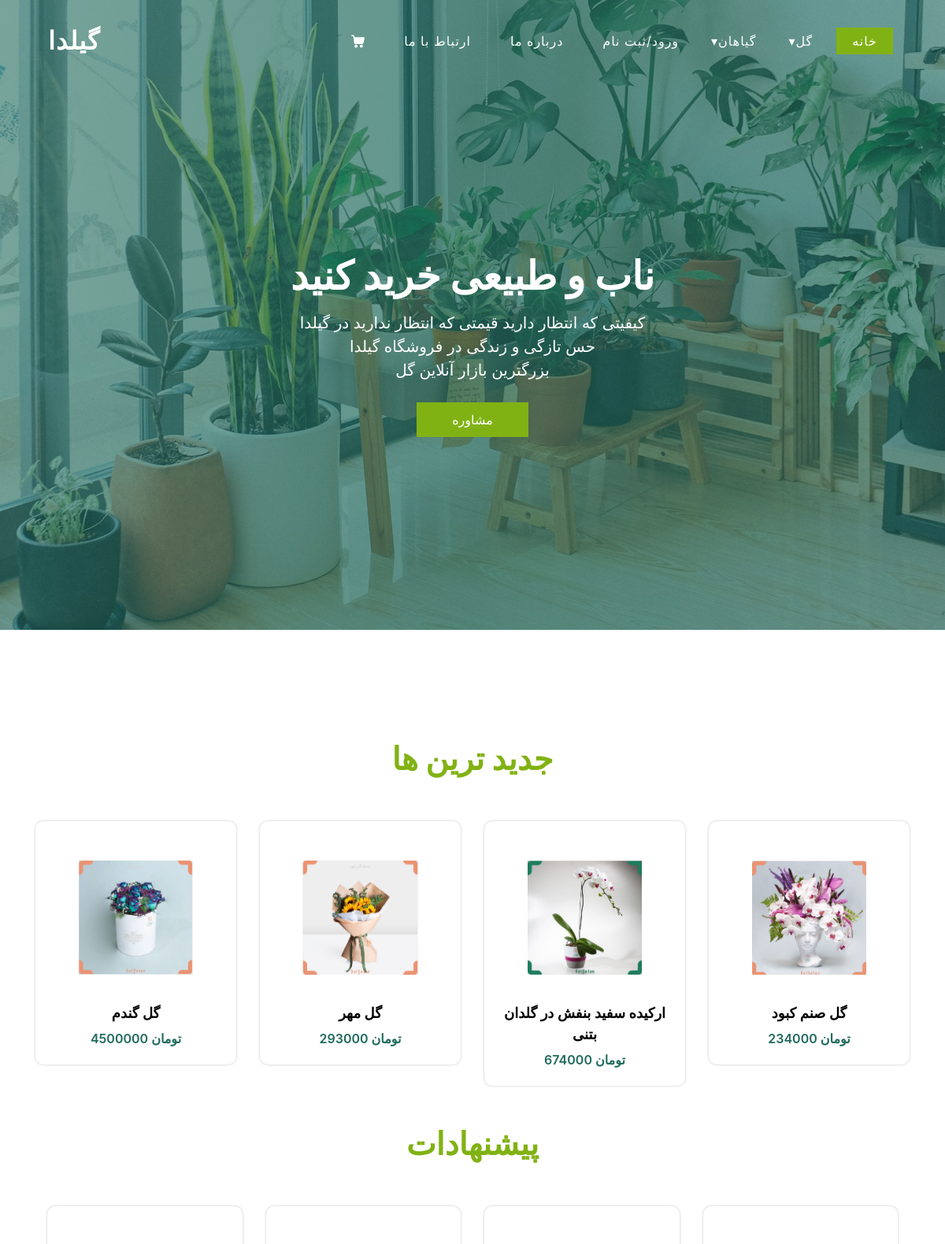
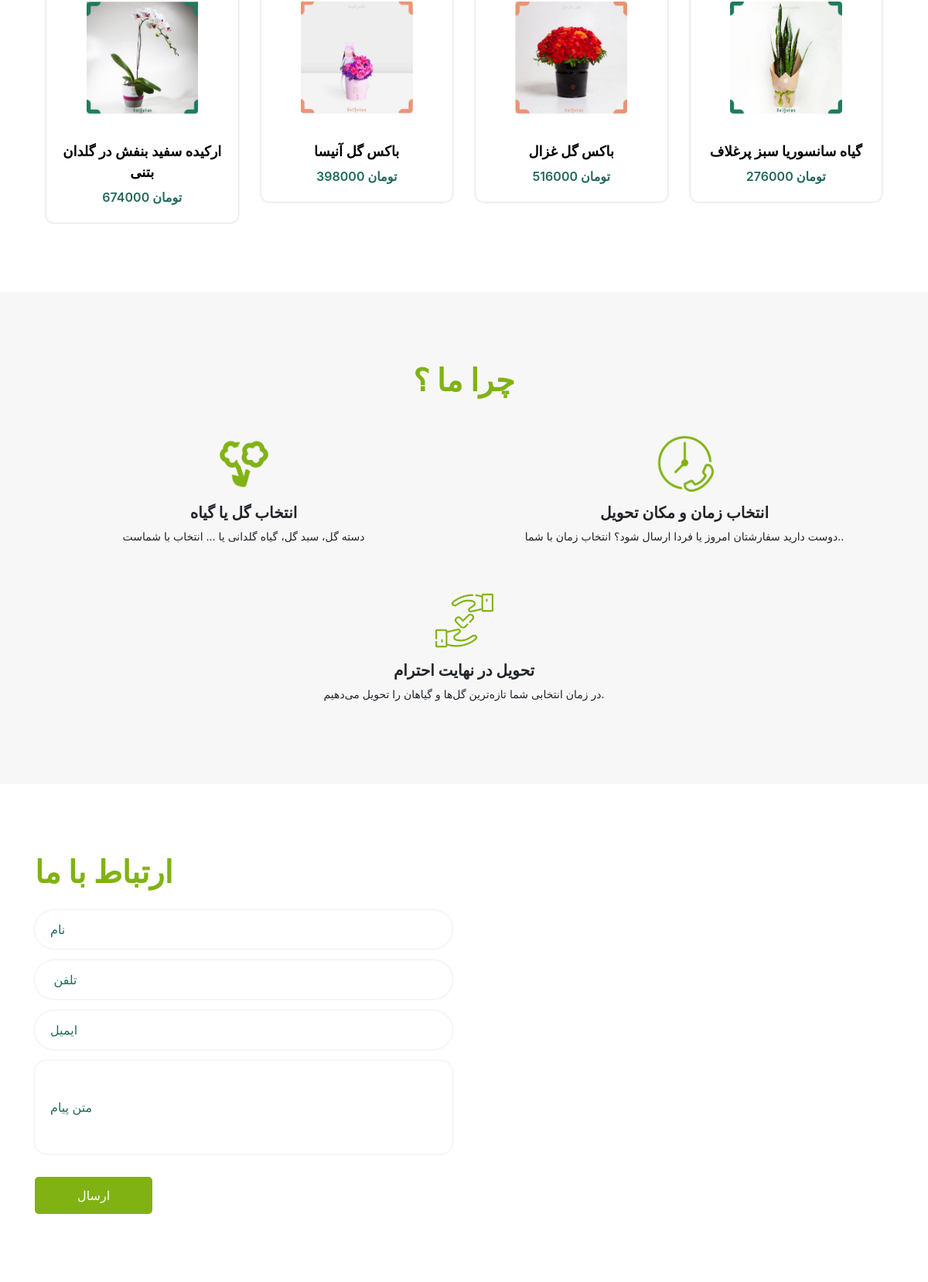
The page / (upper part) on the database its author committed (2 pictures, top to bottom).
### tables this page shows
CREATE TABLE `products` (
  `id` int(11) NOT NULL,
  `products_name` text NOT NULL,
  `products_price` int(11) NOT NULL,
  `products_desc` text NOT NULL,
  `products_image` text NOT NULL,
  `products_offer` int(11) NOT NULL,
  `type` varchar(30) DEFAULT NULL
);

### index.php (the view, shortened to what this page needs)
<?php  require_once 'config/config.php';?>
<!DOCTYPE html>
<html xmlns="http://www.w3.org/1999/html">
<head>
    <link rel="stylesheet" type="text/css" href="https://cdnjs.cloudflare.com/ajax/libs/OwlCarousel2/2.3.4/assets/owl.carousel.min.css" />
    <link  rel="stylesheet" href="css/style.css" type="text/css"/>
    <link  rel="stylesheet" href="css/rtl.css" type="text/css"/>
    <link  rel="stylesheet" href="css/responsive.css" />
    <link  rel="stylesheet" href="css/bootstrap.css"/>
    <link  rel="stylesheet" href="css/font-awesome.min.css"/>
</head>
<body>
<div class="hero_area">
    <div class="hero-bg">
        <img src="images/hero-bg.jpg"alt="">
    </div>
    <header class="header_section">
        <div class="container">
            <nav class="navbar navbar-expand-lg custom_nav-container ">
                <div class="logo">
                    <a class="navbar-brand" href="index.php">
                        <span>
                            گیلدا
                        </span>
                    </a>
                </div>
                <div class="collapse navbar-collapse" id="navbarSupportedContent">
                    <ul class="navbar-nav">
                        <li class="nav-item active">
                            <a class="nav-link" href="index.php">خانه <span class="sr-only">(current)</span> </a>
                        </li>
                        <li class="nav-item submenu" >
                            <a class="nav-link">گل</a>
                        </li>
                        <li class="nav-item submenu">
                            <a class="nav-link">گیاهان</a>
                        </li>
                        <li class="nav-item">
                            <a class="nav-link" href="users/login_users.php">ورود/ثبت نام</a>
                        </li>
                        <li class="nav-item">
                            <a class="nav-link" href="about.php"> درباره ما</a>
                        </li>
                        <li class="nav-item">
                            <a class="nav-link" href="contact.php"> ارتباط با ما</a>
                        </li>
                        <li class="nav-item ">
                            <a class="nav-link cart-link" href="users/cart.php">
                            </a>
                        </li>
                    </ul>
                </div>
            </nav>
        </div>
    </header>
    <section class="slider_section ">
        <div id="customCarousel1" class="carousel slide" data-ride="carousel">
            <div class="carousel-inner">
                <div class="carousel-item active">
                    <div class="container ">
                        <div class="row">
                            <div class="col-md-7 col-lg-6 mx-auto ">
                                <div class="detail-box">
                                    <h1>
                                        ناب و طبیعی خرید کنید
                                    </h1>
                                    <p>
                                        کیفیتی که انتظار دارید قیمتی که انتظار ندارید در گیلدا
                                        <br/>
                                        حس تازگی و زندگی در فروشگاه گیلدا
                                        <br>
                                        بزرگترین بازار آنلاین  گل
                                    </p>
                                    <div class="btn-box">
                                        <a href="Consulting.php" class="btn1">
                                            مشاوره
                                        </a>
                                    </div>
                                </div>
                            </div>
                        </div>
                    </div>
                </div>
            </div>
    </section>
</div>
<section class="plant_section layout_padding">
    <div class="container">
        <div class="heading_container heading_center">
            <h2>
                جدید ترین ها
            </h2>
        </div>
        <div class="row">
            <?php  $query=mysqli_query($db,"select * from products order by id desc limit 4");
            while ($row = mysqli_fetch_array($query))
            {?>
                <div class="col-sm-6 col-md-4 col-lg-3">
                    <div class="box">
                        <div class="img-box">
                            <img src="images/<?php echo $row['products_image'] ?>">
                        </div>
                        <div class="detail-box">
                            <a href="">
                                <?php echo $row['products_name'] ?>
                            </a>
                            <h6>
                                <?php echo "تومان". " ". $row['products_price'] ?>
                            </h6>
                        </div>
                    </div>
                </div>
            <?php }
            ?>
        </div>
    <div class="container">
        <div class="heading_container heading_center">
            <h2>
                پیشنهادات
            </h2>
        </div>
        <div class="row">
        <?php  $query=mysqli_query($db,"select * from products WHERE products_offer=1 order by id desc limit 4 ");
        while ($row = mysqli_fetch_array($query))
        {?>
                <div class="col-sm-6 col-md-4 col-lg-3">
                    <div class="box">
                        <div class="img-box">
                            <img src="images/<?php echo $row['products_image'] ?>">
                        </div>
                        <div class="detail-box">
                            <div>
                                <a href="">
                                    <?php echo $row['products_name'] ?>
                                </a>
                            </div>
                            <h6>
                                <?php echo "تومان". " " .$row['products_price']?>
                            </h6>
                        </div>
                    </div>
                </div>
        <?php }
        ?>
            </div>
    </div>
    </div>
</section>
<section class="why_section layout_padding">
    <div class="container">
        <div class="heading_container heading_center">
            <h2>
                چرا ما ؟
            </h2>
        </div>
        <div class="row">
            <div class="col-md-6 mx-auto">
                <div class="box">
                    <div class="img-box">
                        <img src="images/w4.png" alt="">
                    </div>
                    <div class="detail-box">
                        <h5>
                            انتخاب گل یا گیاه
                        </h5>
                        <p>
                            دسته گل، سبد گل، گیاه گلدانی یا ... انتخاب با شماست
                        </p>
                    </div>
                </div>
            </div>
            <div class="col-md-6 mx-auto">
                <div class="box">
                    <div class="img-box">
                        <img src="images/w5.png" alt="">
                    </div>
                    <div class="detail-box">
                        <h5>
                            انتخاب زمان و مکان تحویل
                        </h5>
                        <p>
                            دوست دارید سفارشتان امروز یا فردا ارسال شود؟ انتخاب زمان با شما..
                        </p>
                    </div>
                </div>
            </div>
            <div class="col-md-6 mx-auto">
                <div class="box">
                    <div class="img-box">
                        <img src="images/w3.png" alt="">
                    </div>
                    <div class="detail-box">
                        <h5>
                            تحویل در نهایت احترام
                        </h5>
                        <p>
                            در زمان انتخابی شما تازه‌ترین گل‌ها و گیاهان را تحویل می‌دهیم.
                        </p>
                    </div>
                </div>
            </div>
        </div>
    </div>
</section>
<section class="contact_section layout_padding">
    <div class="container">
        <div class="heading_container">
            <h2>
                ارتباط با ما
            </h2>
        </div>
        <div class="row">
            <div class="col-md-6">
                <div class="form_container contact-form">
                    <form action="index.php" method="post">
                        <div>
                            <input type="text" name="nameUser" placeholder="نام " />
                        </div>
                        <div>
                            <input type="text" name="phoneUser" placeholder=" تلفن" />
                        </div>
                        <div>
                            <input type="email" name="emailUser" placeholder="ایمیل" />
                        </div>
                        <div>
                            <input type="text" name="messageUser" class="message-box" placeholder="متن پیام " />
                        </div>
                        <div class="btn_box">
                            <button name="send_message">
                                ارسال
                            </button>
                        </div>
                    </form>
                </div>
            </div>
            <div class="col-md-6">
                <div class="map_container">
                    <div class="map">
                        <div id="googleMap"></div>
                    </div>
                </div>
            </div>
        </div>
    </div>
</section>
</body>
</html>

### css/rtl.css (style rules this page uses)
.navbar { width: 100%; z-index:999; }
.navbar .navbar-collapse { max-width: 1000px; position: relative; display:inline-table; align-items: center; justify-content: space-between; }
.navbar .logo .navbar-brand { text-decoration: none; letter-spacing: 1px; }
.navbar .navbar-collapse .navbar-nav { direction: rtl; display: inline-flex; margin: 0px; padding: 0px; margin-left: auto; }
.navbar .navbar-collapse .navbar-nav .nav-item { list-style: none; padding: 5px; }
.navbar .navbar-collapse .navbar-nav .nav-item .nav-link { text-decoration: none; text-transform: uppercase; letter-spacing: 1px; transition: all 0.3s; }
.navbar .navbar-collapse .navbar-nav .submenu>.nav-link::after { content:'▾'; position: absolute; display: inline-flex; vertical-align: middle; margin-left: 5px; width: 100%; z-index: 1; }

### css/responsive.css (style rules this page uses)
@media (min-width: 1200px) { .container { max-width: 1170px; } }

### rows shown on the page
products: products_image (picture), products_name "گل گندم", products_price "4500000"
products: products_image (picture), products_name "گل مهر", products_price "293000"
products: products_image (picture), products_name "ارکیده سفید بنفش در گلدان بتنی", products_price "674000"
products: products_image (picture), products_name "گل صنم کبود", products_price "234000"
products: products_image (picture), products_name "باکس گل آنیسا", products_price "398000"
products: products_image (picture), products_name "باکس گل غزال", products_price "516000"
products: products_image (picture), products_name "گیاه سانسوریا سبز پرغلاف", products_price "276000"
